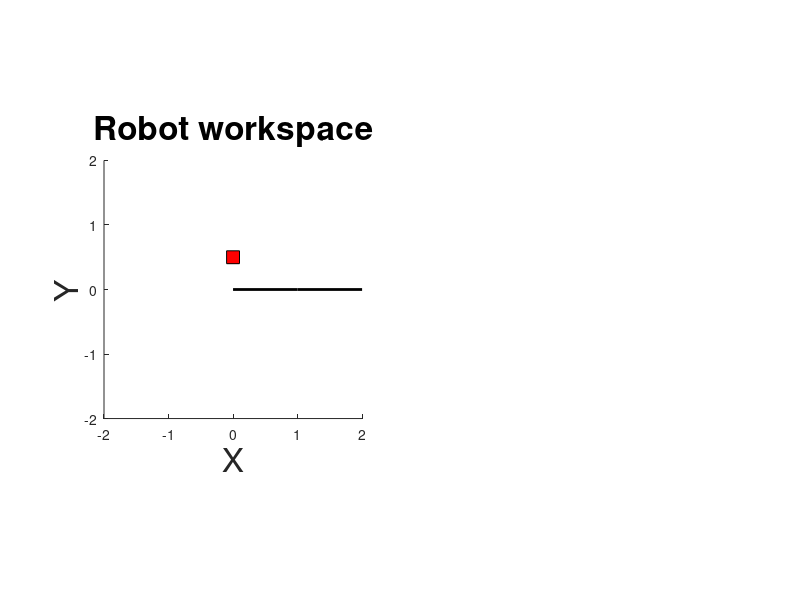

This figure's MATLAB source: (Note: this script raises an error after producing the figure.)
clear all; clc;

theta_0 = [0; 0];
theta_dot_0 = [0; 0];
t_plan = 0.5;

figure(1); clf; subplot(1,2,1); hold on; axis equal;
xlim([-2, 2]); ylim([-2, 2]);
xlabel('X', 'FontSize', 24);
ylabel('Y', 'FontSize', 24);
title('Robot workspace', 'FontSize', 24);

ee1 = [cos(theta_0(1)); sin(theta_0(1))];
ee2 = [ee1(1) + cos(theta_0(1) + theta_0(2)); ee1(2) + sin(theta_0(1) + theta_0(2))];
plot([0; ee1(1); ee2(1)], [0; ee1(2); ee2(2)], 'k-', 'LineWidth', 2);

%% create obstacle dun dun dunn nn

obs_center = [0; 0.5];
% obs_center = [-2; 0.5];
obs_width = [0.1];
xobs = [obs_center(1) - obs_width, obs_center(1) - obs_width, obs_center(1) + obs_width, obs_center(1) + obs_width];
yobs = [obs_center(2) - obs_width, obs_center(2) + obs_width, obs_center(2) + obs_width, obs_center(2) - obs_width];
% xobs = [-1.1 -1.1 -0.9 -0.9];
% yobs = [0.3 0.5 0.5 0.3];

pobs = patch(xobs, yobs, 'r');
pobs.FaceAlpha = 0.2;

obstacles{1} = [xobs;yobs]';

obstacles{1} = zonotope([obs_center, [obs_width, 0; 0, obs_width]]);
pobs = plotFilled(obstacles{1}, [1, 2], 'r');
pobs.FaceAlpha = 0.2;

while true
    [links, k_lim, k_unsafe_A, k_unsafe_b] = compute_unsafe_parameters_2link2d(theta_0, theta_dot_0, obstacles);
    
    %% link 1 and 2 unsafe;
    figure(1); subplot(1, 2, 2) ; hold on;
    % xlim([-1, 1]); ylim([-1, 1]);
    
    uA = k_lim{2}.A;
    uB = k_lim{2}.b;
    
    upoly = mptPolytope(uA, uB);
    plot(upoly)
 
    for i = 1:length(k_unsafe_A)
        for j = 1:length(k_unsafe_A{i})
            for k = 1:length(k_unsafe_A{i}{j})
                if ~isempty(k_unsafe_A{i}{j}{k})
                    if i == 2
                        A = [k_unsafe_A{i}{j}{k}; uA];
                    else
                        A = [k_unsafe_A{i}{j}{k}, zeros(size(k_unsafe_A{i}{j}{k})); uA];
                    end
                    B = [k_unsafe_b{i}{j}{k}; uB];
                    mypoly = mptPolytope(A, B);
                    try
                        V = vertices(mypoly);
                        V = get(V, 'V')';
                        K = convhull(V);
                        pu = patch(V(K, 1), V(K, 2), 'r');
                        pu.FaceAlpha = 0.1;
                    catch
                        warning('Unsafe polytope plotting did not work');
                    end
                end
            end
        end
    end
    
    title('Unsafe control parameters', 'FontSize', 24);
    axis equal; axis square;
    
    xlabel('u_1', 'FontSize', 24);
    ylabel('u_2', 'FontSize', 24);
    
    %% choose a point in figure 2 for slice pt, plot FRS
    slice_pt = ginput(1)';
    plot(slice_pt(1), slice_pt(2), 'kx', 'MarkerSize', 20, 'LineWidth', 6);
    
    figure(1); subplot(1, 2, 1); hold on;
    for i = 1:length(links{1}.FRS)
        Z = zonotope_slice(links{1}.FRS{i}, links{1}.info.param_dimensions, slice_pt(1));
        p = plotFilled(Z, [1, 2], 'g');
        p.FaceAlpha = 0.04;
        p.EdgeAlpha = 0.4;
    end
    
    for i = 1:length(links{2}.FRS)
        Z = zonotope_slice(links{2}.FRS{i}, links{2}.info.param_dimensions, slice_pt);
        %    Z = project(Rcont2{i}{1}, [1, 2]);
        p = plotFilled(Z, [1, 2], 'g');
        p.FaceAlpha = 0.04;
        p.EdgeAlpha = 0.4;
    end
    
    theta_0(1) = theta_0(1) + theta_dot_0(1)*t_plan + ((slice_pt(1) - theta_dot_0(1))/2)*t_plan;
    theta_0(2) = theta_0(2) + theta_dot_0(2)*t_plan + ((slice_pt(2) - slice_pt(1) - theta_dot_0(2))/2)*t_plan;
    
    theta_dot_0(1) = slice_pt(1);
    theta_dot_0(2) = slice_pt(2) - slice_pt(1);
    
    ee1 = [cos(theta_0(1)); sin(theta_0(1))];
    ee2 = [ee1(1) + cos(theta_0(1) + theta_0(2)); ee1(2) + sin(theta_0(1) + theta_0(2))];
    plot([0; ee1(1); ee2(1)], [0; ee1(2); ee2(2)], 'k-', 'LineWidth', 2);
end